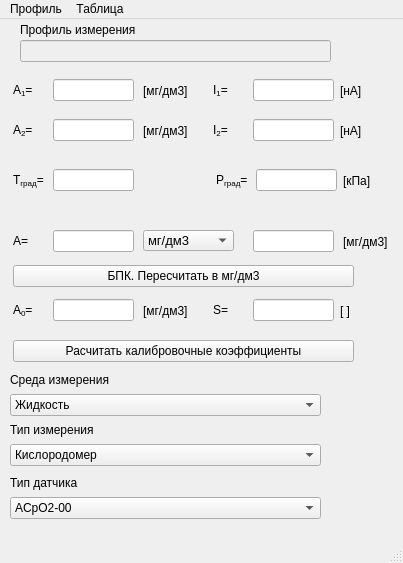
<?xml version="1.0" encoding="UTF-8"?>
<ui version="4.0">
 <class>fmO_2Calib</class>
 <widget class="QMainWindow" name="fmO_2Calib">
  <property name="geometry">
   <rect>
    <x>0</x>
    <y>0</y>
    <width>403</width>
    <height>563</height>
   </rect>
  </property>
  <property name="windowTitle">
   <string>Градуировка</string>
  </property>
  <widget class="QWidget" name="centralwidget">
   <widget class="QComboBox" name="cbSensor">
    <property name="geometry">
     <rect>
      <x>10</x>
      <y>478</y>
      <width>311</width>
      <height>22</height>
     </rect>
    </property>
    <property name="currentIndex">
     <number>0</number>
    </property>
    <item>
     <property name="text">
      <string>ACpO2-00</string>
     </property>
    </item>
   </widget>
   <widget class="QLabel" name="label_28">
    <property name="geometry">
     <rect>
      <x>13</x>
      <y>211</y>
      <width>51</width>
      <height>21</height>
     </rect>
    </property>
    <property name="font">
     <font>
      <pointsize>9</pointsize>
     </font>
    </property>
    <property name="lineWidth">
     <number>-5</number>
    </property>
    <property name="text">
     <string>A=</string>
    </property>
   </widget>
   <widget class="QLabel" name="label_20">
    <property name="geometry">
     <rect>
      <x>340</x>
      <y>101</y>
      <width>31</width>
      <height>21</height>
     </rect>
    </property>
    <property name="font">
     <font>
      <pointsize>9</pointsize>
     </font>
    </property>
    <property name="lineWidth">
     <number>-5</number>
    </property>
    <property name="text">
     <string>[нА]</string>
    </property>
   </widget>
   <widget class="QLabel" name="label_27">
    <property name="geometry">
     <rect>
      <x>213</x>
      <y>281</y>
      <width>41</width>
      <height>21</height>
     </rect>
    </property>
    <property name="font">
     <font>
      <pointsize>9</pointsize>
     </font>
    </property>
    <property name="lineWidth">
     <number>-5</number>
    </property>
    <property name="text">
     <string>S&lt;sub&gt;&lt;/sub&gt;=</string>
    </property>
   </widget>
   <widget class="QLineEdit" name="leA_1">
    <property name="geometry">
     <rect>
      <x>53</x>
      <y>60</y>
      <width>81</width>
      <height>22</height>
     </rect>
    </property>
    <property name="font">
     <font>
      <pointsize>9</pointsize>
     </font>
    </property>
   </widget>
   <widget class="QLabel" name="label_3">
    <property name="geometry">
     <rect>
      <x>10</x>
      <y>400</y>
      <width>111</width>
      <height>21</height>
     </rect>
    </property>
    <property name="font">
     <font>
      <pointsize>9</pointsize>
     </font>
    </property>
    <property name="lineWidth">
     <number>-5</number>
    </property>
    <property name="text">
     <string>Тип измерения</string>
    </property>
   </widget>
   <widget class="QToolButton" name="tbCalib">
    <property name="geometry">
     <rect>
      <x>13</x>
      <y>321</y>
      <width>341</width>
      <height>22</height>
     </rect>
    </property>
    <property name="text">
     <string>Расчитать калибровочные коэффициенты</string>
    </property>
   </widget>
   <widget class="QLabel" name="label_14">
    <property name="geometry">
     <rect>
      <x>213</x>
      <y>61</y>
      <width>41</width>
      <height>21</height>
     </rect>
    </property>
    <property name="font">
     <font>
      <pointsize>9</pointsize>
     </font>
    </property>
    <property name="lineWidth">
     <number>-5</number>
    </property>
    <property name="text">
     <string>I&lt;sub&gt;1&lt;/sub&gt;=</string>
    </property>
   </widget>
   <widget class="QLineEdit" name="leP_grad">
    <property name="geometry">
     <rect>
      <x>256</x>
      <y>150</y>
      <width>81</width>
      <height>22</height>
     </rect>
    </property>
    <property name="font">
     <font>
      <pointsize>9</pointsize>
     </font>
    </property>
   </widget>
   <widget class="QLabel" name="label_24">
    <property name="geometry">
     <rect>
      <x>340</x>
      <y>281</y>
      <width>31</width>
      <height>21</height>
     </rect>
    </property>
    <property name="font">
     <font>
      <pointsize>9</pointsize>
     </font>
    </property>
    <property name="lineWidth">
     <number>-5</number>
    </property>
    <property name="text">
     <string>[ ]</string>
    </property>
   </widget>
   <widget class="QLabel" name="label_22">
    <property name="geometry">
     <rect>
      <x>213</x>
      <y>101</y>
      <width>41</width>
      <height>21</height>
     </rect>
    </property>
    <property name="font">
     <font>
      <pointsize>9</pointsize>
     </font>
    </property>
    <property name="lineWidth">
     <number>-5</number>
    </property>
    <property name="text">
     <string>I&lt;sub&gt;2&lt;/sub&gt;=</string>
    </property>
   </widget>
   <widget class="QLabel" name="label_16">
    <property name="geometry">
     <rect>
      <x>216</x>
      <y>151</y>
      <width>51</width>
      <height>21</height>
     </rect>
    </property>
    <property name="font">
     <font>
      <pointsize>9</pointsize>
     </font>
    </property>
    <property name="lineWidth">
     <number>-5</number>
    </property>
    <property name="text">
     <string>P&lt;sub&gt;град&lt;/sub&gt;=</string>
    </property>
   </widget>
   <widget class="QComboBox" name="cbSreda">
    <property name="geometry">
     <rect>
      <x>10</x>
      <y>375</y>
      <width>311</width>
      <height>22</height>
     </rect>
    </property>
    <property name="currentIndex">
     <number>0</number>
    </property>
    <item>
     <property name="text">
      <string>Жидкость</string>
     </property>
    </item>
   </widget>
   <widget class="QComboBox" name="cbEd">
    <property name="geometry">
     <rect>
      <x>143</x>
      <y>211</y>
      <width>91</width>
      <height>21</height>
     </rect>
    </property>
    <property name="font">
     <font>
      <pointsize>10</pointsize>
      <weight>50</weight>
      <bold>false</bold>
     </font>
    </property>
    <property name="currentIndex">
     <number>0</number>
    </property>
    <item>
     <property name="text">
      <string>мг/дм3</string>
     </property>
    </item>
   </widget>
   <widget class="QLabel" name="label_15">
    <property name="geometry">
     <rect>
      <x>340</x>
      <y>61</y>
      <width>31</width>
      <height>21</height>
     </rect>
    </property>
    <property name="font">
     <font>
      <pointsize>9</pointsize>
     </font>
    </property>
    <property name="lineWidth">
     <number>-5</number>
    </property>
    <property name="text">
     <string>[нА]</string>
    </property>
   </widget>
   <widget class="QLineEdit" name="leI_2">
    <property name="geometry">
     <rect>
      <x>253</x>
      <y>100</y>
      <width>81</width>
      <height>22</height>
     </rect>
    </property>
    <property name="font">
     <font>
      <pointsize>9</pointsize>
     </font>
    </property>
   </widget>
   <widget class="QLabel" name="label_18">
    <property name="geometry">
     <rect>
      <x>13</x>
      <y>151</y>
      <width>51</width>
      <height>21</height>
     </rect>
    </property>
    <property name="font">
     <font>
      <pointsize>9</pointsize>
     </font>
    </property>
    <property name="lineWidth">
     <number>-5</number>
    </property>
    <property name="text">
     <string>Т&lt;sub&gt;град&lt;/sub&gt;=</string>
    </property>
   </widget>
   <widget class="QLineEdit" name="leA">
    <property name="geometry">
     <rect>
      <x>53</x>
      <y>211</y>
      <width>81</width>
      <height>22</height>
     </rect>
    </property>
    <property name="font">
     <font>
      <pointsize>9</pointsize>
     </font>
    </property>
   </widget>
   <widget class="QLabel" name="label_25">
    <property name="geometry">
     <rect>
      <x>13</x>
      <y>281</y>
      <width>51</width>
      <height>21</height>
     </rect>
    </property>
    <property name="font">
     <font>
      <pointsize>9</pointsize>
     </font>
    </property>
    <property name="lineWidth">
     <number>-5</number>
    </property>
    <property name="text">
     <string>A&lt;sub&gt;0&lt;/sub&gt;=</string>
    </property>
   </widget>
   <widget class="QLabel" name="label_21">
    <property name="geometry">
     <rect>
      <x>143</x>
      <y>101</y>
      <width>51</width>
      <height>21</height>
     </rect>
    </property>
    <property name="font">
     <font>
      <pointsize>9</pointsize>
     </font>
    </property>
    <property name="lineWidth">
     <number>-5</number>
    </property>
    <property name="text">
     <string>[мг/дм3]</string>
    </property>
   </widget>
   <widget class="QLineEdit" name="leT_grad">
    <property name="geometry">
     <rect>
      <x>53</x>
      <y>150</y>
      <width>81</width>
      <height>22</height>
     </rect>
    </property>
    <property name="font">
     <font>
      <pointsize>9</pointsize>
     </font>
    </property>
   </widget>
   <widget class="QLineEdit" name="leI_1">
    <property name="geometry">
     <rect>
      <x>253</x>
      <y>60</y>
      <width>81</width>
      <height>22</height>
     </rect>
    </property>
    <property name="font">
     <font>
      <pointsize>9</pointsize>
     </font>
    </property>
   </widget>
   <widget class="QLabel" name="label_29">
    <property name="geometry">
     <rect>
      <x>343</x>
      <y>212</y>
      <width>51</width>
      <height>21</height>
     </rect>
    </property>
    <property name="font">
     <font>
      <pointsize>9</pointsize>
     </font>
    </property>
    <property name="lineWidth">
     <number>-5</number>
    </property>
    <property name="text">
     <string>[мг/дм3]</string>
    </property>
   </widget>
   <widget class="QComboBox" name="cbTypeMess">
    <property name="geometry">
     <rect>
      <x>10</x>
      <y>425</y>
      <width>311</width>
      <height>22</height>
     </rect>
    </property>
    <property name="currentIndex">
     <number>0</number>
    </property>
    <item>
     <property name="text">
      <string>Кислородомер</string>
     </property>
    </item>
   </widget>
   <widget class="QLineEdit" name="leS">
    <property name="geometry">
     <rect>
      <x>253</x>
      <y>280</y>
      <width>81</width>
      <height>22</height>
     </rect>
    </property>
    <property name="font">
     <font>
      <pointsize>9</pointsize>
     </font>
    </property>
   </widget>
   <widget class="QLabel" name="label_32">
    <property name="geometry">
     <rect>
      <x>10</x>
      <y>453</y>
      <width>111</width>
      <height>21</height>
     </rect>
    </property>
    <property name="font">
     <font>
      <pointsize>9</pointsize>
     </font>
    </property>
    <property name="lineWidth">
     <number>-5</number>
    </property>
    <property name="text">
     <string>Тип датчика</string>
    </property>
   </widget>
   <widget class="QLabel" name="label_17">
    <property name="geometry">
     <rect>
      <x>343</x>
      <y>151</y>
      <width>31</width>
      <height>21</height>
     </rect>
    </property>
    <property name="font">
     <font>
      <pointsize>9</pointsize>
     </font>
    </property>
    <property name="lineWidth">
     <number>-5</number>
    </property>
    <property name="text">
     <string>[кПа]</string>
    </property>
   </widget>
   <widget class="QLabel" name="label_13">
    <property name="geometry">
     <rect>
      <x>13</x>
      <y>61</y>
      <width>51</width>
      <height>21</height>
     </rect>
    </property>
    <property name="font">
     <font>
      <pointsize>9</pointsize>
     </font>
    </property>
    <property name="lineWidth">
     <number>-5</number>
    </property>
    <property name="text">
     <string>A&lt;sub&gt;1&lt;/sub&gt;=</string>
    </property>
   </widget>
   <widget class="QToolButton" name="tbEd">
    <property name="geometry">
     <rect>
      <x>13</x>
      <y>246</y>
      <width>341</width>
      <height>22</height>
     </rect>
    </property>
    <property name="text">
     <string>БПК. Пересчитать в мг/дм3</string>
    </property>
   </widget>
   <widget class="QLabel" name="label_26">
    <property name="geometry">
     <rect>
      <x>143</x>
      <y>281</y>
      <width>51</width>
      <height>21</height>
     </rect>
    </property>
    <property name="font">
     <font>
      <pointsize>9</pointsize>
     </font>
    </property>
    <property name="lineWidth">
     <number>-5</number>
    </property>
    <property name="text">
     <string>[мг/дм3]</string>
    </property>
   </widget>
   <widget class="QLineEdit" name="leA_2">
    <property name="geometry">
     <rect>
      <x>53</x>
      <y>100</y>
      <width>81</width>
      <height>22</height>
     </rect>
    </property>
    <property name="font">
     <font>
      <pointsize>9</pointsize>
     </font>
    </property>
   </widget>
   <widget class="QLineEdit" name="leElec">
    <property name="enabled">
     <bool>false</bool>
    </property>
    <property name="geometry">
     <rect>
      <x>20</x>
      <y>21</y>
      <width>311</width>
      <height>22</height>
     </rect>
    </property>
    <property name="font">
     <font>
      <pointsize>9</pointsize>
     </font>
    </property>
   </widget>
   <widget class="QLabel" name="label_23">
    <property name="geometry">
     <rect>
      <x>13</x>
      <y>101</y>
      <width>51</width>
      <height>21</height>
     </rect>
    </property>
    <property name="font">
     <font>
      <pointsize>9</pointsize>
     </font>
    </property>
    <property name="lineWidth">
     <number>-5</number>
    </property>
    <property name="text">
     <string>A&lt;sub&gt;2&lt;/sub&gt;=</string>
    </property>
   </widget>
   <widget class="QLineEdit" name="leA_mgdm3">
    <property name="geometry">
     <rect>
      <x>253</x>
      <y>211</y>
      <width>81</width>
      <height>22</height>
     </rect>
    </property>
    <property name="font">
     <font>
      <pointsize>9</pointsize>
     </font>
    </property>
   </widget>
   <widget class="QLabel" name="label_19">
    <property name="geometry">
     <rect>
      <x>143</x>
      <y>61</y>
      <width>51</width>
      <height>21</height>
     </rect>
    </property>
    <property name="font">
     <font>
      <pointsize>9</pointsize>
     </font>
    </property>
    <property name="lineWidth">
     <number>-5</number>
    </property>
    <property name="text">
     <string>[мг/дм3]</string>
    </property>
   </widget>
   <widget class="QLineEdit" name="leA_0">
    <property name="geometry">
     <rect>
      <x>53</x>
      <y>280</y>
      <width>81</width>
      <height>22</height>
     </rect>
    </property>
    <property name="font">
     <font>
      <pointsize>9</pointsize>
     </font>
    </property>
   </widget>
   <widget class="QLabel" name="label_30">
    <property name="geometry">
     <rect>
      <x>10</x>
      <y>350</y>
      <width>111</width>
      <height>21</height>
     </rect>
    </property>
    <property name="font">
     <font>
      <pointsize>9</pointsize>
     </font>
    </property>
    <property name="lineWidth">
     <number>-5</number>
    </property>
    <property name="text">
     <string>Среда измерения</string>
    </property>
   </widget>
   <widget class="QLabel" name="label_31">
    <property name="geometry">
     <rect>
      <x>20</x>
      <y>0</y>
      <width>121</width>
      <height>21</height>
     </rect>
    </property>
    <property name="font">
     <font>
      <pointsize>9</pointsize>
     </font>
    </property>
    <property name="lineWidth">
     <number>-5</number>
    </property>
    <property name="text">
     <string>Профиль измерения</string>
    </property>
   </widget>
  </widget>
  <widget class="QMenuBar" name="menubar">
   <property name="geometry">
    <rect>
     <x>0</x>
     <y>0</y>
     <width>403</width>
     <height>21</height>
    </rect>
   </property>
   <widget class="QMenu" name="muProf">
    <property name="title">
     <string>Профиль</string>
    </property>
   </widget>
   <widget class="QMenu" name="muTabl">
    <property name="title">
     <string>Таблица</string>
    </property>
   </widget>
   <addaction name="muProf"/>
   <addaction name="muTabl"/>
  </widget>
  <widget class="QStatusBar" name="statusbar"/>
  <action name="actTIns">
   <property name="text">
    <string>Вставить строку</string>
   </property>
  </action>
  <action name="actTDel">
   <property name="text">
    <string>Удалить строку</string>
   </property>
  </action>
  <action name="actPrIns">
   <property name="text">
    <string>Новый профиль</string>
   </property>
  </action>
  <action name="actPrDel">
   <property name="text">
    <string>Удалить профиль</string>
   </property>
  </action>
  <action name="actPrRen">
   <property name="text">
    <string>Переименовать профиль</string>
   </property>
  </action>
 </widget>
 <resources/>
 <connections/>
</ui>
